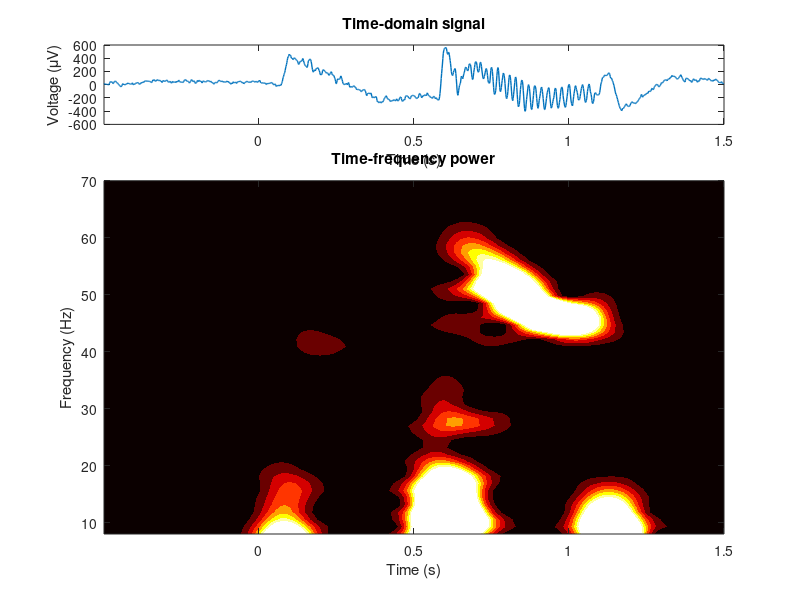
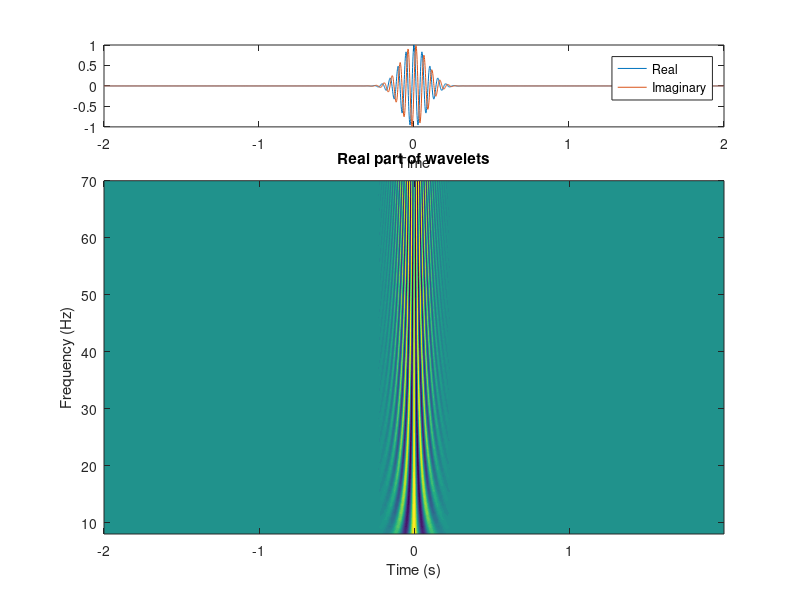

Here is the MATLAB script that generated these plots, in order:

% load in data
load Data/data4TF.mat

% plot the signal
figure(1), clf
subplot(411)
plot(timevec,data,'linew',1)
set(gca,'xlim',timevec([1 end]))
xlabel('Time (s)'), ylabel('Voltage (\muV)')
title('Time-domain signal')

%% create complex Morlet wavelets

% wavelet parameters
nfrex = 50; % 50 frequencies
frex  = linspace(8,70,nfrex);
fwhm  = .2; % full-width at half-maximum in seconds

% time vector for wavelets
wavetime = -2:1/srate:2;


% initialize matrices for wavelets
wavelets = zeros(nfrex,length(wavetime));

% create complex Morlet wavelet family
for wi=1:nfrex
    % Gaussian
    gaussian = exp( -(4*log(2)*wavetime.^2) / fwhm^2 );
    
    % complex Morlet wavelet
    wavelets(wi,:) = exp(1i*2*pi*frex(wi)*wavetime) .* gaussian;
end

% show the wavelets
figure(2), clf
subplot(411)
plot(wavetime,real(wavelets(10,:)), wavetime,imag(wavelets(10,:)))
xlabel('Time')
legend({'Real';'Imaginary'})

subplot(4,1,2:4)
contourf(wavetime,frex,real(wavelets),40,'linecolor','none')
xlabel('Time (s)'), ylabel('Frequency (Hz)')
title('Real part of wavelets')

%% run convolution using spectral multiplication

% convolution parameters
nconv = length(timevec) + length(wavetime) - 1; % M+N-1
halfk = floor(length(wavetime)/2);

% Fourier spectrum of the signal
dataX = fft(data,nconv);

% initialize time-frequency matrix
tf = zeros(nfrex,length(timevec));


% convolution per frequency
for fi=1:nfrex
    
    % FFT of the wavelet
    waveX = fft(wavelets(fi,:),nconv);
    
    % amplitude-normalize the wavelet
    %%% note: ensure we're taking the magnitude of the peak; 
    %   I didn't explain this in the video but it ensures normalization by
    %   the magnitude and not the complex value.
    waveX = waveX ./ abs(max(waveX));
    
    % convolution
    convres = ifft( waveX.*dataX );
    % trim the "wings"
    convres = convres(halfk:end-halfk);
    
    % extract power from complex signal
    tf(fi,:) = abs(convres).^2;
end

%% plot the results

figure(1)
subplot(4,1,[2 3 4])
contourf(timevec,frex,tf,40,'linecolor','none')
xlabel('Time (s)'), ylabel('Frequency (Hz)')
set(gca,'clim',[0 1e3])
title('Time-frequency power')
colormap hot
